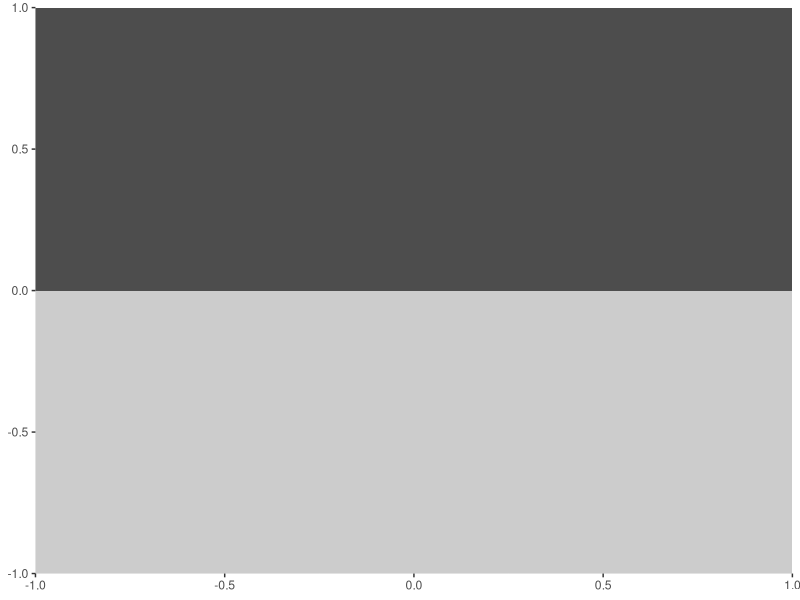
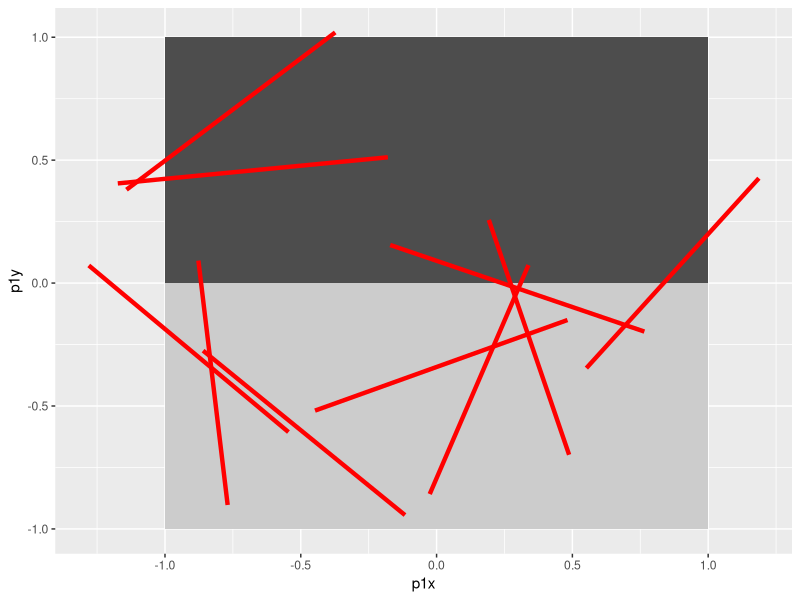
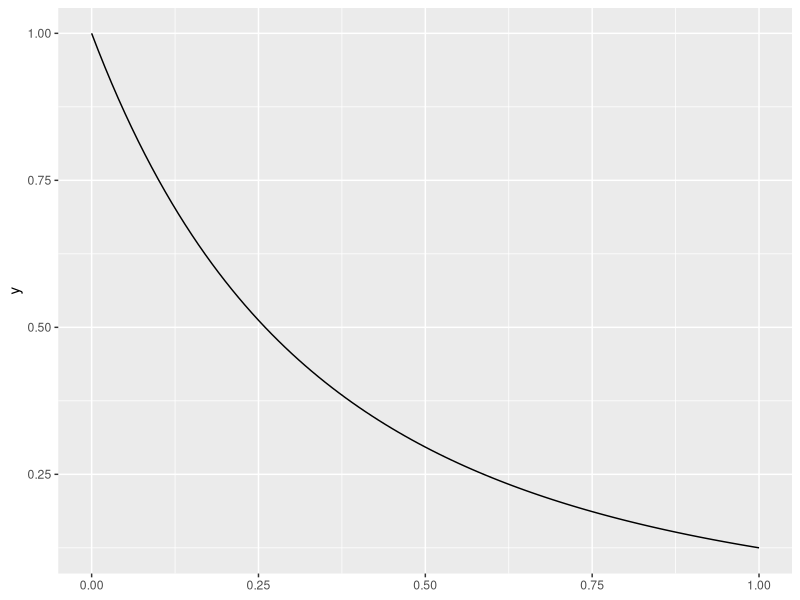
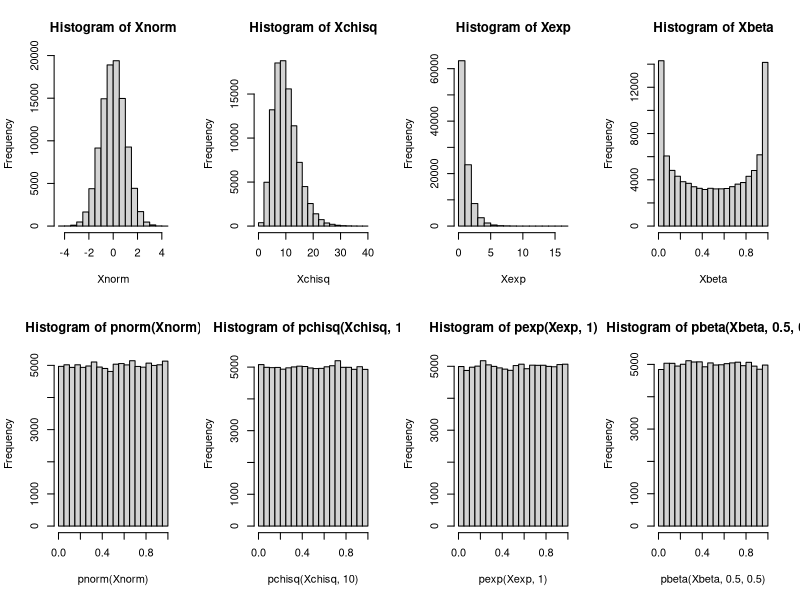
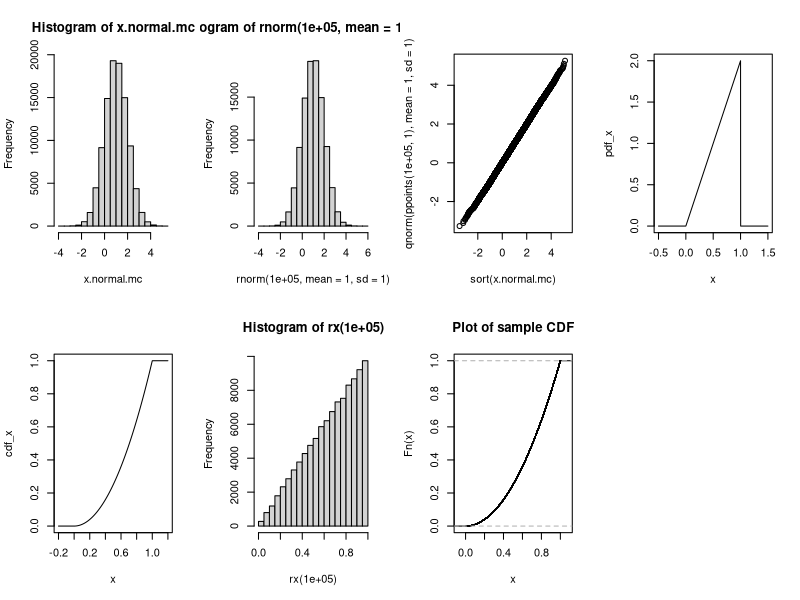

Recreate these plots in R, in order.
## ---- chunk 1
require(ggplot2)
## ---- chunk 2
pnorm(3, mean=1, sd=sqrt(3)) - pnorm(0, mean=1, sd=sqrt(3))
## ---- chunk 3
# Write a function that checks whether or not our event E happens
# The argument x is the output of our experiment.
# (i.e., a draw from the normal)
event_E_happened <- function( x ) {
  if( 0 <= x & x <= 3 ) {
    return( TRUE ) # The event happened
  } else {
    return( FALSE ) # The event DIDN'T happen
  }
}

# Now MC says that we should generate lots of copies of X...
NMC <- 1000; # 1000 seems like "a lot".
results <- rep( 0, NMC ); # We're going to record outcomes here.
for( i in 1:NMC) {
  # Generate a draw from the normal, and then...
  X <- rnorm( 1, mean=1, sd=sqrt(3) );
  # ...record whether or not our event of interest happened.
  results[i] <- event_E_happened(X);
}
# Now, compute what fraction of our trials were "successes" (i.e., E happened)
sum( results )/NMC
## ---- chunk 4
pnorm( 3, mean=1, sd=sqrt(3) ) - pnorm( 0, mean=1, sd=sqrt(3) )
## ---- chunk 5
gen_birthdays <- function( n ) {
  # Generate n random birthdays.
  
  # Generating a random birthday just corresponds to choosing a random number
  # between 1 and 365 inclusive.
  
  # Pick uniformly at random from {1,2,3,...,365}.
  # We sample WITH replacement,
  # because it is possible for a birthday to be repeated.
  # See ?sample for details
  return( sample( 365, size=n, replace=TRUE ) );
}

# One run of our experiment will consist of generating n birthdays,
# and then checking whether or not the birthdays contain a repeat.
# Return TRUE if more than one person shares a birthday,
# FALSE otherwise.
run_bday_expt <- function( n ) {
  # Generate n birthdays
  bdays <- gen_birthdays( n );
  
  # Now, check if there is a repeat.
  # There are lots of ways to do this in R.
  # Let's use the table function, which takes a vector and returns a
  # vector of counts.   # See ?table for details
  
  # The important thing for us is that:
  # If every entry of bdays appears exactly once,
  # then table(bdays) will just be a vector of ones.
  # If one or more entries in the vector bdays is repeated,
  # then table(bdays) will have one or more entries that are larger than 1.
  
  # So we can examine max( table(bdays) ).
  # max( table(bdays)) > 1 if and only if there is a repeated entry in bdays.
  return( max(table(bdays)) > 1 );
}
## ---- chunk 6
n <- 22;
NMC <- 1000;
NTRUE <- 0;
for( i in 1:NMC) {
  if( run_bday_expt(n) ) {
    NTRUE <- NTRUE + 1;
  }
}
pbday_estimated <- NTRUE/NMC
pbday_estimated
## ---- chunk 7
p_repeated <- function( n ) {
  # Compute p_distinct, first, then subtract it from 1.
  numer <- prod( seq(365,365-n+1) );
  denom <- 365**n;
  p_distinct <- numer/denom;
  return( 1 - p_distinct);
}

p_repeated( 23 )
## ---- chunk 8
p_repeated( 22 )
## ---- chunk 9
pbday_estimated
## ---- chunk 10
require(ggplot2)
pp <- ggplot() + geom_rect(aes(xmin=-1,xmax=1,ymin=0,ymax=1),
                           fill="grey30", color=NA);
pp <- pp + geom_rect(aes(xmin=-1,xmax=1,ymin=-1,ymax=0),
                     fill="grey80",color=NA);
pp <- pp + scale_x_continuous(expand=c(0,0)) + scale_y_continuous(expand=c(0,0))
pp
## ---- chunk 11
# define needle dropping function
needle = function(){
  
  # Randomly pick the location of the center of the needle.
  # We need an x and y coordinate, hence n=2 in runif
  # This means that xy is a length-two vector,
  # kind of like we wrote c( xcoord, ycoord ).
  # This will come up below when we compute the endpoints of our
  # needle, p1 and p2, below.
  xy = runif(n=2, min=-1, max=1)
  
  # randomly pick an angle uniformly between 0 and pi.
  angle = runif(n=1, min=0, max=pi)
  
  # calculate delta x and delta y, the distance of the ends of
  # the needle from center in the horizontal and vertical directions.
  # We are defining the angle using the standard definition
  # (going counterclockwise from positive x axis).
  # We will use these numbers to compute the coordinates of the needle's
  # endpoints below, 
  dx = 0.5*cos(angle);
  dy = 0.5*sin(angle);
  
  # Calculate coordinates of the needle's end points
  # Our dy is always positive, so p1 is always higher than p2.
  # This will be useful later for checking if our needle crosses a line
  p1 = setNames(xy + c(dx,dy), c("p1x","p1y"))
  p2 = setNames(xy - c(dx,dy), c("p2x","p2y"))
  # Note: setNames is explained where we use it below
  # in the function `crosses()` in the next code block.
  
  # return endpoints
  return(c(p1,p2))
}

# plot a few needle drops
library(plyr)
ndl = function(i) needle()
# needle() takes no arguments, but we want to call it 10 times,
# so ldply needs a dummy variable,
# which we've called (totally arbitrarily) i.
needles = ldply(1:10,ndl);

# First plot out board again.
pp <-ggplot() + geom_rect(aes(xmin=-1,xmax=1,ymin=0,ymax=1),
                          fill="grey30",color=NA);
pp <- pp + geom_rect(aes(xmin=-1,xmax=1,ymin=-1,ymax=0),
                     fill="grey80",color=NA);
# Now, add in the needles, in red.
pp <- pp + geom_segment(data=needles,
                        mapping=aes(x=p1x,y=p1y,xend=p2x,yend=p2y),
                        color="red",size=1.5);
pp
## ---- chunk 12

crosses <- function( pts ) {
  # Remember that needle() returns a pair of (x,y) points, p1,p2.
  # We only need the y-coordinates to check if they cross a line.
  p1y = pts['p1y'] # Note: this indexing trick is why we used setNames above
  p2y = pts['p2y']
  
  # check if p1 and p2 are on opposite sides of a line
  # We do this by simply checking if the y-coordinates are on different sides
  # of one of the three lines y=-1, y=0 or y=1.
  if( (p1y > -1 & p2y < -1) || (p1y > 0 & p2y < 0) || (p1y > 1 & p2y < 1) ){
    return( TRUE );
  } else {
    return( FALSE );
  }
}
## ---- chunk 13
# set size
NMC = 1e5; # 10K MC replicates. Crank this number up for better accuracy.

# create vector to count crossings
crossings = 0

# run function
for(i in 1:NMC){
  # drop a needle
  points = needle()
  # Check if it crosses and update counts accordingly.
  if( crosses( points ) ) {
    crossings <- crossings + 1;
  }
}
## ---- chunk 14
crossings/NMC
## ---- chunk 15
true.cross = 2/pi
MC.cross <- crossings/NMC
cat( sprintf(" true value: %.5f \n  our value: %.5f \n Percent relative error: %.3f%%",  true.cross, MC.cross, 100*abs(true.cross-MC.cross)/true.cross ) )
## ---- chunk 16
library(ggplot2)
f = function(x) (x+1)^-3
ggplot() + geom_function(fun=f)
## ---- chunk 17
# fix seed not regenerating somehow
set.seed(5)
## ---- chunk 18
n = 1e6

# draw a sampe of Xi
x = rexp(n, rate = 1)

# find the sample mean of h(Xi)
mean((x+1)^-3 / exp(-x))
## ---- chunk 19
n = 1e6

# draw a sample of Xi
x = abs(rnorm(n, mean=0, sd=1))

# find the sample mean of h(Xi)
mean((x+1)^-3 / (2*dnorm(x, mean=0, sd=1)))
## ---- chunk 20
NMC <- 1000; # Number of Monte Carlo replicates
in_circ <- 0; # Count how many points landed in the circle

# For-loop over the MC replicates
for(i in 1:NMC){
    # for each point, generate 2 coordinates (x,y) randomly between -1 and 1
    point <- runif(n=2, min=-1, max=1);
    
    # to be inside circle, our point must satisfy x^2 + y^2 <= 1
    if(point[1]^2 + point[2]^2 <= 1){
        # if inside, add to count
        in_circ <- in_circ+1
    }
}

# To get proportion of square covered, take in_circ/N
prop <- in_circ/NMC
# to get our estimate of pi, multiply by 4.
pi.mc <- 4*prop
## ---- chunk 21
# what are our estimate and percentage error?
# See ?sprintf for more information on creating formatted strings in R.
cat(sprintf("estimate: %.4f\n %% error: %.2f%%",pi.mc,100*abs(pi.mc-pi)/pi))
## ---- chunk 22
# choose M (number of times to repeat MC experiment)
M = 1000

# create vector to save results in
mc.est = rep(NA,M)

# for each experiment, do all the steps done before, get an estimate, and save it
for(j in 1:M){
    
    # these lines are copied exactly from above
    N = 1000
    in.circ = 0
    for(i in 1:N){
        point = runif(n=2, min=-1, max=1)
        if(point[1]^2 + point[2]^2 < 1){
            in.circ = in.circ+1
        }
    }
    prop = in.circ/N
    pi.mc = prop * 4
    
    # save result in vector
    mc.est[j] = pi.mc
}
## ---- chunk 23
# what do the estimates look like? print the first 100 values
options(max.print=100)
mc.est
## ---- chunk 24
mean(mc.est)
## ---- chunk 25
var(mc.est)
## ---- chunk 26
var.theory = pi*(4-pi)/N
var.theory
## ---- chunk 27
# deviation of our mean and variance from theory:
cat(sprintf("%% deviation from E  : %.3f%% \n%% deviation from Var: %.3f%%",
            abs(mean(mc.est)-pi)/pi*100,abs(var(mc.est)-var.theory)/var.theory*100))
## ---- chunk 28
N <- 1e5;
options(repr.plot.width=16)
par(mfrow=c(2,4))
# Generate random variables.
Xnorm <- rnorm(N);
Xchisq <- rchisq(N,10);
Xexp <- rexp(N,1);
Xbeta <- rbeta(N,.5,.5);
# Plot plain old histograms.
hist(Xnorm); hist(Xchisq); hist(Xexp); hist(Xbeta);
# Plot histograms of putting the variables into their own CDFs.
hist(pnorm(Xnorm)); hist(pchisq(Xchisq,10));
hist(pexp(Xexp,1)); hist(pbeta(Xbeta,.5,.5));
## ---- chunk 29
# reset Rmarkdown print width for readability.
options(repr.plot.width=7)

# generate a bunch of Unif(0,1) RVs.
unifs <- runif(1e5)

# Apply the built-in inverse CDF function using qnorm
# that is, this is computing F_X^{-1}(U).
x.normal.mc = qnorm(unifs,mean=1,sd=1)

# plot results
hist(x.normal.mc)
## ---- chunk 30
hist(rnorm(1e5,mean=1,sd=1))
## ---- chunk 31
# plot our sample quantiles against theoretical quantiles for comparison
plot(sort(x.normal.mc),qnorm(ppoints(1e5,1),mean=1,sd=1))
## ---- chunk 32
# here we define a *vectorized* function to evaluate the density of X
pdf_x = function(x) {
  # ifelse is like a function version of an if else control statement
  # We use it here to ensure that pdf_x can operate directly on vectors
  return(ifelse(0<=x & x<=1 , 2*x , 0 ))
}

# showing the PDF in a plot
plot(pdf_x,from = -.5,to = 1.5,n=1001)
## ---- chunk 33
cdf_x = function(x) {
  return(ifelse(0<=x & x<=1 , x^2 , ifelse(x<0,0,1) ))
}

# showing the CDF in a plot
plot(cdf_x,from = -.2,to = 1.2,n=1001)
## ---- chunk 34
rx = function(n) sqrt(runif(n))
## ---- chunk 35
hist(rx(1e5))
## ---- chunk 36
plot(ecdf(rx(1e5)),main="Plot of sample CDF")
## ---- chunk 37
set.seed(340)

rnorm(n=10)
## ---- chunk 38
set.seed(340)

rnorm(n=10)
